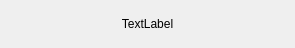
<?xml version="1.0" encoding="UTF-8"?>
<ui version="4.0">
 <class>QxToast</class>
 <widget class="QWidget" name="QxToast">
  <property name="geometry">
   <rect>
    <x>0</x>
    <y>0</y>
    <width>295</width>
    <height>48</height>
   </rect>
  </property>
  <property name="windowTitle">
   <string>Form</string>
  </property>
  <layout class="QHBoxLayout" name="horizontalLayout">
   <property name="spacing">
    <number>0</number>
   </property>
   <property name="leftMargin">
    <number>0</number>
   </property>
   <property name="topMargin">
    <number>0</number>
   </property>
   <property name="rightMargin">
    <number>0</number>
   </property>
   <property name="bottomMargin">
    <number>0</number>
   </property>
   <item>
    <widget class="QLabel" name="label">
     <property name="text">
      <string>TextLabel</string>
     </property>
     <property name="alignment">
      <set>Qt::AlignCenter</set>
     </property>
    </widget>
   </item>
  </layout>
 </widget>
 <resources/>
 <connections/>
</ui>
